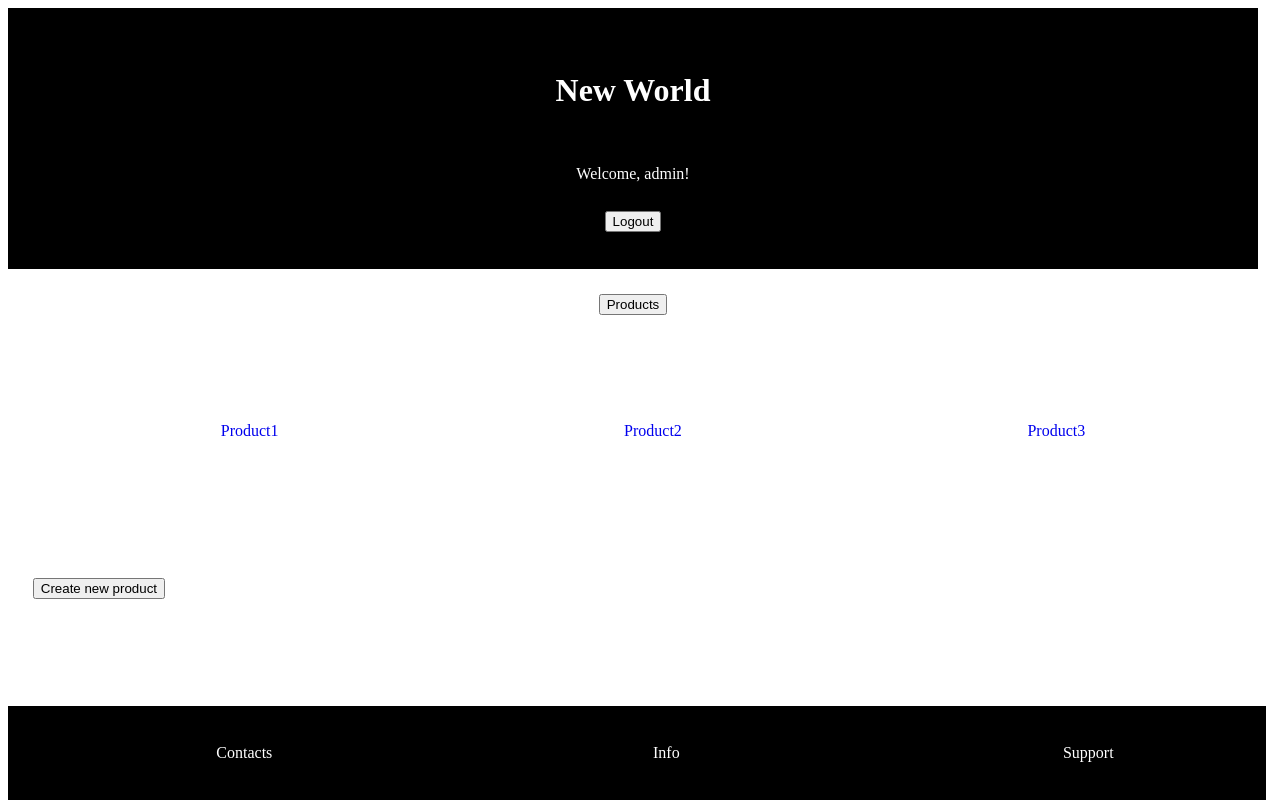
/products/ (signed in), run on an earlier commit of the app's database.
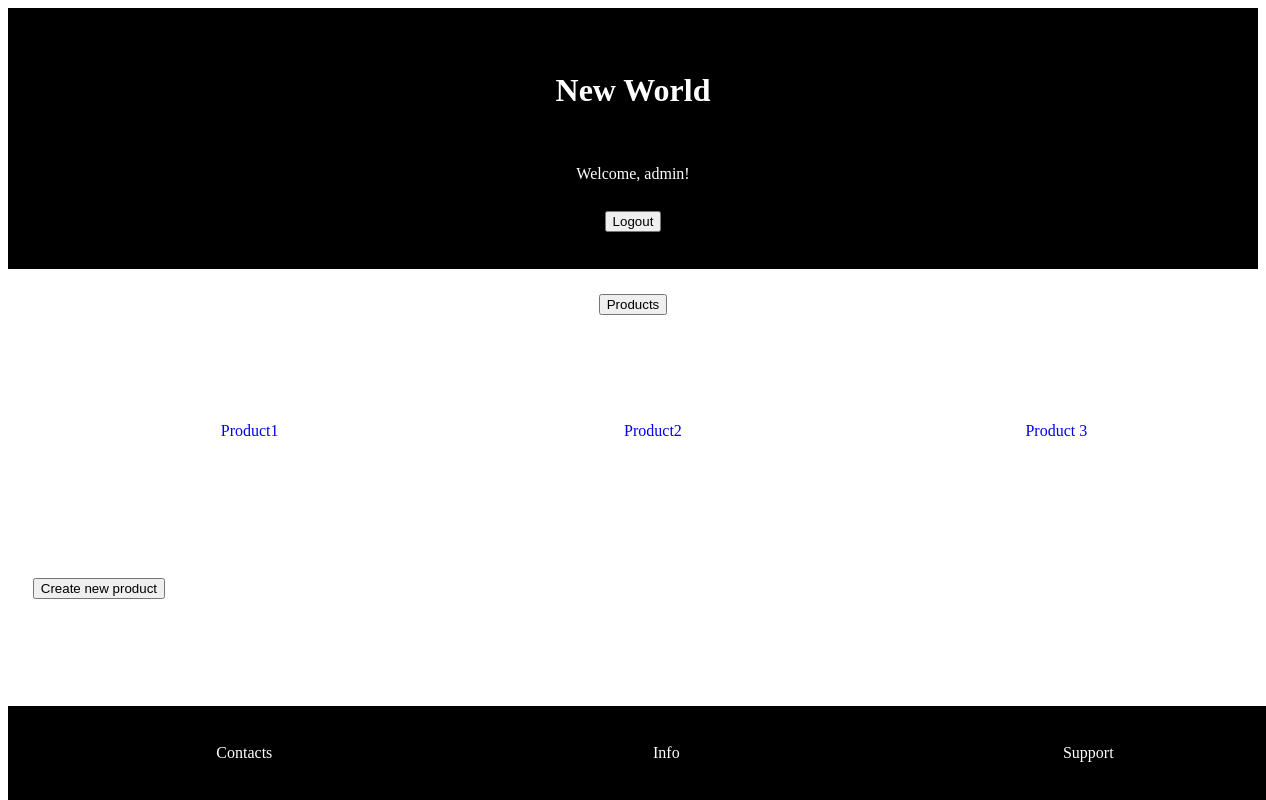
And on a later commit of the database.
### users/models.py (models this page shows, shortened)
class CustomUser(AbstractUser):
    GENDER_CHOICES = [
        ('MALE', 'Male'),
        ('FEMALE', 'Female'),
    ]
    DEPARTMENT_CHOICES = [
        ('IT', 'IT'),
        ('MARKETING', 'Marketing'),
        ('SALES', 'Sales'),
        ('CUSTOMER', 'Customer')
    ]
    age = models.PositiveIntegerField(blank=False, db_default=0)
    gender = models.CharField(
        max_length=10,
        choices=GENDER_CHOICES,
        default='MALE'
    )
    department = models.CharField(
        max_length=10,
        choices=DEPARTMENT_CHOICES,
        default='CUSTOMER'
    )
    email = models.EmailField(unique=True)

class Product(models.Model):
    name = models.CharField(max_length=100)
    info = models.TextField()
    price = models.DecimalField(max_digits=10, decimal_places=2)
    creation_date = models.DateField(auto_now_add=True)

### users/views.py (the view)
# urls.py: path('products/', views.product_list, name='product_list'),
def product_list(request):
    products = Product.objects.all()
    return render(request, 'product_list.html', {'products': products})

### templates/product_list.html (shortened to what this page needs)
{% extends 'base.html' %}
{% load custom_tags %}
{% block main %}
    <ul class="products">
        {% for product in products %}
        <li class="product">
            <a class="products_detail" href="{% url 'product_detail' product.pk %}">{{ product.name }}</a>
        </li>
        {% endfor %}
    </ul>
    {% if perms.users.add_product or user|department_access:"IT,Sales,Marketing" %}
        <a class="create_product" href="{% url 'product_create' %}"><button>Create new product</button></a>
    {% endif %}
{% endblock main %}

### templates/base.html (shortened to what this page needs)
<!DOCTYPE html>
<html lang="en">
<head>
</head>
<body>
    <header>
        {% block header %}
        <a href="{% url 'home' %}"><h1>New World</h1></a>
        {% if user.is_authenticated %}
            <p>Welcome, {{ user.username }}!</p>
            <a href="{% url 'logout_user' %}"><button>Logout</button></a>
        {% else %}
            <a class="login" href="{% url 'login_user' %}"><button>Login</button></a>
        {% endif %}
        {% endblock header %}
    </header>
    <nav>
        {% block nav %}
            <a href="{% url 'product_list' %}"><button>Products</button></a>
        {% endblock nav %}
    </nav>
    <main>
        {% block main %}
        {% endblock main %}
    </main>
    <footer>
        {% block footer %}
            <a>Contacts</a>
            <a>Info</a>
            <a>Support</a>
        {% endblock footer %}
    </footer>
</body>
</html>

### templates/base.html (style rules this page uses)
header { background-color: black; color: white; padding: 2%; }
header a { text-decoration: none; color: white; }
body { text-align: center; }
button { margin: 1%; }
nav { display: flex; align-items: center; }
a { flex: 1; margin: 1%; }
li { list-style-type: none; display: flex; }
footer { background-color: black; color: white; padding: 2%; position: absolute; bottom: 0; display: flex; width: 100%; }
.products { display: flex; padding-top: 5%; }
.product { flex: 1; }
.products_detail { text-decoration: none; padding: 0 50px; }
.create_product { display: flex; padding-top: 8%; text-decoration: none; }

What changed in the data, as far as the page shows it:
removed Product: name "Product3"
added Product: name "Product 3"
